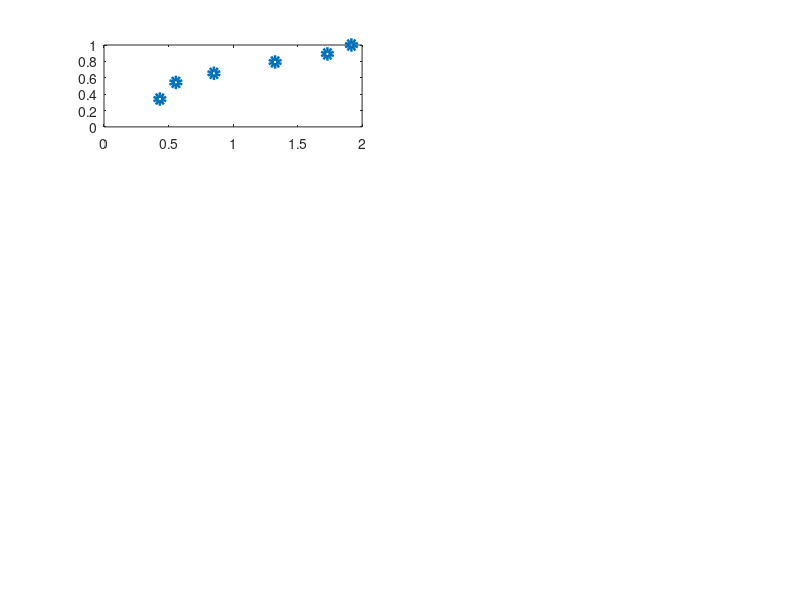

The MATLAB script that drew this image: (Note: this script raises an error after producing the figure.)
%% this file is trying to find how RNAp (more specificlaly, sigma-H bound
% holonenzyme concentration increaeses with time 
load('promoter_activity_single.mat')
load('Spo0A_dynamics.mat')
real_data_Ps = Ps_promoter_activity_mean(2:7,1:8); % exclude the real WT, instead WT is Ps only, no mutations

TF_conc_t = wtaCopy(1:6:end);
RNAp_conc_t_mock = zeros(length(TF_conc_t),1)+1;

nbd = 4;
mut_mat = [[1,1,1];[0,1,1];[1,0,1];[1,1,0];[0,0,1];[0,1,0];[0,0,1];[0,0,0]];

%% re-watch what is the issue of previous fitting
% use the energy parameters found for the previous best run
load('Apr13_results_purePs_onerep_3TFTFrepsul.mat', 'pars');
energyi = pars(1,:);

for ll = 1:length(real_data_Ps(1,:))
    real_data_Ps(:,ll) = real_data_Ps(:,ll)./max(real_data_Ps(:,ll));
end

figure();
for kk = 1:length(real_data_Ps)
    subplot(4,2,kk)
    
    plot(TF_conc_t,real_data_Ps(:,kk),'o','LineWidth',4)
    ylim([0 1])
    hold on
    
    TR = time_dep_TR_new_wSigma(nbd,energyi,TF_conc_t,RNAp_conc_t_mock,mut_mat(kk,:));
    plot(TF_conc_t,TR,'LineWidth',4)
    xlabel('TF concentration')
    ylabel('transcription rate')
    title(sprintf('mutation %d',kk))
end
%% fit 123*  data
% treat both eenergies and RNAp as unknowns
load('Apr13_results_purePs_onerep_3TFTFrepsul.mat', 'lb');
load('Apr13_results_purePs_onerep_3TFTFrepsul.mat', 'ub');

lb_overall = zeros(16,1);
ub_overall = zeros(16,1);
lb_overall(1:10) = lb;
ub_overall(1:10) = ub;

lb_overall(11:end) = zeros(length(TF_conc_t),1);
ub_overall(11:end) = zeros(length(TF_conc_t),1)+1000000;

all_mut_data = real_data_Ps(:,end); % the 123* strain
mut_RNAp = [0,0,0];

%%
[new_pars,diff] = fit_data_sigma(nbd,TF_conc_t,mut_RNAp,all_mut_data,lb_overall,ub_overall);

%% now see  how the newe parameters do
RNAp_conc_t_real = new_pars(11:end);
energyi = new_pars(1:10);

figure();
for kk = 1:length(real_data_Ps)
    subplot(4,2,kk)
    
    plot(TF_conc_t,real_data_Ps(:,kk),'o','LineWidth',4)
    ylim([0 1])
    hold on
    
    TR = time_dep_TR_new_wSigma(nbd,energyi,TF_conc_t,RNAp_conc_t_real,mut_mat(kk,:));
    plot(TF_conc_t,TR,'LineWidth',4)
    xlabel('TF concentration')
    ylabel('transcription rate')
    title(sprintf('mutation %d',kk))
end